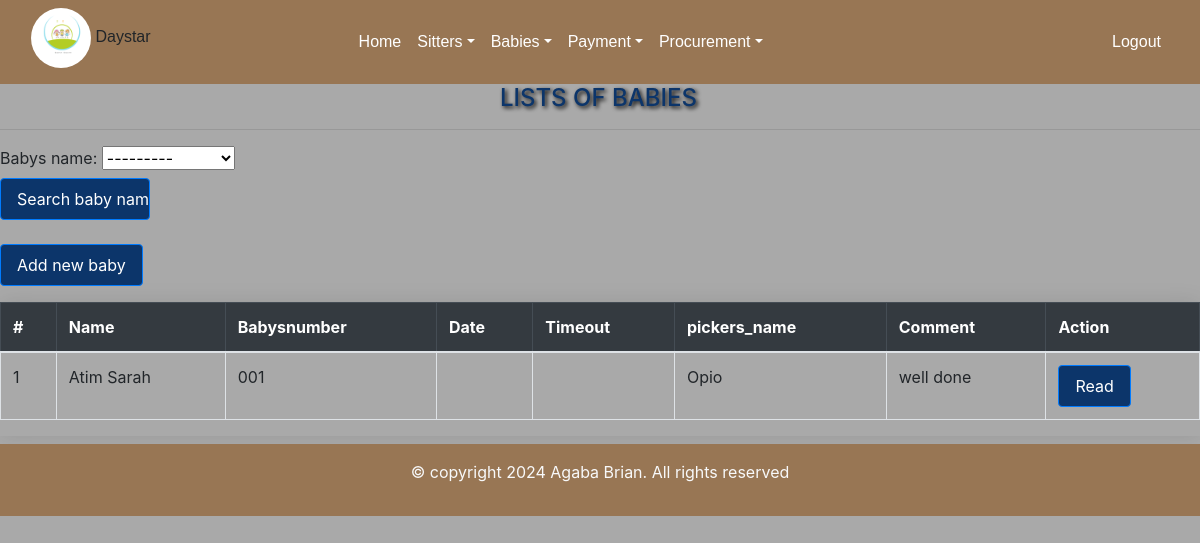
Screenshot of /departure/ (signed in) with the database file from the repository.
### day/models.py (models this page shows, shortened)
class Departure(models.Model):
    babys_name=models.ForeignKey(Babiesform,on_delete=models.CASCADE)
    baby_number=models.CharField(max_length=100,unique=True)
    date_of_departure=models.DateTimeField(null=True)
    pickers_name=models.CharField(max_length=200)
    comment=models.CharField(max_length=200,null=True, blank=True)
    created_at=models.DateTimeField(auto_now_add=True, null=True)

class Babiesform(models.Model):
    c_stay=models.ForeignKey(Categorystay ,on_delete=models.CASCADE,default=1,null=True,blank=True)
    name_of_the_baby=models.CharField(max_length=200,)
    gender=models.CharField(choices=[('male', 'Male'),('female', 'Female')], max_length=100)
    age=models.IntegerField(default=0)
    parents_name=models.CharField(max_length=200)
    location=models.CharField(max_length=50)
    babys_number=models.CharField(max_length=100,unique=True)
    arrival_time=models.DateTimeField()
    care_taker=models.CharField(max_length=200)
    Assigned_to=models.ForeignKey(Sitter_arrival,on_delete=models.CASCADE)
    created_at=models.DateTimeField(auto_now_add=True, null=True)
    def __str__(self):
        return self.name_of_the_baby

### day/views.py (the view)
# urls.py: path('departure/', views.departure, name='departure'),
@login_required
def departure(request):
  babys=Departure.objects.all().order_by('id')
  baby_filters=Departure_Filter(request.GET,queryset=babys)
  babys=baby_filters.qs
  return render(request,'departure.html',{'babys':babys,'baby_filters':baby_filters})

### day/templates/departure.html (shortened to what this page needs)
{% extends 'base.html' %}
{% load static %}
{% block content%}
</head>
<body>
<h4 class="mb-3">LISTS OF BABIES</h4><hr>
<form action="" method="GET"style="margin-right:450px;">
    {{baby_filters.form}}
    <input type="submit" value="Search baby name" class="btn btn-primary" style="width:150px"/>
    </form>
<br>
<a href="/adddeparture" class="btn btn-primary mb-3">Add new baby</a>
<div class="table-responsive">
    <table class="table table-bordered table-hover">
        <thead class="table-dark">
            <tr>
                <th scope="col">#</th>
                <th scope="col">Name</th>
                <th scope="col">Babysnumber</th>
                <th scope="col">Date</th>
                <th scope="col">Timeout</th>
                <th scope="col">pickers_name</th>
                <th scope="col">Comment</th>
                <th scope=>Action</th>
            </tr>
        </thead>
        <tbody>
            {% for baby in babys %}
            <tr>
                <td>{{ baby.id }}</td>
                <td>{{ baby.babys_name}}</td>
                <td>{{ baby.baby_number }}</td>
                <td>{{ baby.date }}</td>
                <td>{{ baby.timeout }}</td>
                <td>{{ baby.pickers_name}}</td>
                <td>{{ baby.comment}}</td>
                <td>
                    <a href="{% url 'readdeparture' baby_id=baby.id  %}"  class="btn btn-primary ">Read</a>
                </td>
            </tr>
            {% endfor %}
        </tbody>
    </table>
</div>
{% endblock %}

### day/templates/departure.html (style rules this page uses)
input { width: 50%; }
.table-responsive { box-shadow: 0 0 20px rgba(0, 0, 0, 0.1); }
h4 { margin-left: 500px; color:#0C356A; text-shadow: 2px 2px 4px #000000; }
body { background-color: darkgray; }
.btn-primary { background-color: #094f9f; }
.btn { background-color: #0c356a; color: white; transition: background-color 0.7s; text-decoration: none; padding: 8px 16px; border-radius: 4px; }

### rows the page displays
Departure: id "1", babys_name "Atim Sarah", baby_number "001", pickers_name "Opio", comment "well done"
